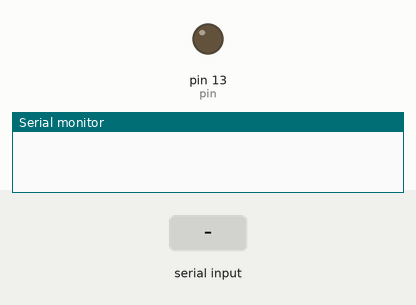
A sketch run on a simulated Arduino Uno, built with avr-gcc and run on an emulated ATmega328P. Shown: output pins drawn as LEDs (lit = HIGH), the last lines printed to the serial monitor. Inputs (shaded band) come from the test bench.

Above: at 1.2 s.
1.3 s: "a" received over Serial
At 4.3 s:
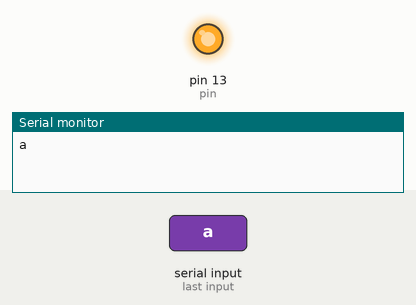
Timing chart, 0 to 6.0 s (numbered marks = the images above; inputs shaded):
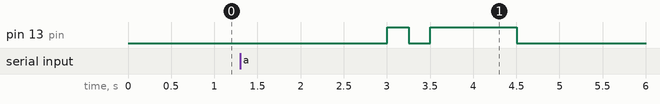

Measured:
- after the input at 1.3 s, pin 13 (pin): LOW → HIGH after 1.7 s, → LOW 0.25 s later, → HIGH 0.25 s later, → LOW 1.0 s later

The sketch:

sketch_jul05a.ino
```cpp
int pin = 13;

void setup()
{
Serial.begin(9600);
pinMode(pin, OUTPUT);
}


void loop()
{
  char str[10]="";
  int n=0,i=0;

  while (Serial.available() > 0){

  str[n]=Serial.read();
  delay(2);
  n++;
  Serial.println(str);
  }


 for(i=0;i<3;i++)
   {

    switch(str[i])
      {
        case 97:{dot();dash();break;}//a
        case 98:{dash();dot();dot();dot();break;}//b
        case 99:{dash();dot();dash();dot();break;}//c
        case 100:{dash();dot();dot();break;}//d
        case 101:{dot();break;}//e
        case 102:{dot();dot();dash();dot();break;}//f
        case 103:{dash();dash();dot();break;}//g
        case 104:{dot();dot();dot();dot();break;}//h
        case 105:{dot();dot();break;}//i
        case 106:{dot();dash();dash();dash();break;}//j
        case 107:{dash();dot();dash();break;}//k
        case 108:{dot();dash();dot();dot();break;}//l
        case 109:{dash();dash();break;}//m
        case 110:{dash();dot();break;}//n
        case 111:{dash();dash();dash();break;}//o
        case 112:{dot();dash();dash();dot();break;}//p
        case 113:{dash();dash();dot();dash();break;}//q
        case 114:{dot();dash();dot();break;}//r
        case 115:{dot();dot();dot();break;}//s
        case 116:{dash();break;}//t
        case 117:{dot();dot();dash();break;}//u
        case 118:{dot();dot();dot();dash();break;}
        case 119:{dot();dash();dash();break;}//w
        case 120:{dash();dot();dot();dash();break;}//x
        case 121:{dash();dot();dash();dash();break;}//y
        case 122:{dash();dash();dot();dot();break;}//z

        }
    }
    delay(3000);
}


void dot()
{
digitalWrite(pin, HIGH);
delay(250);
digitalWrite(pin, LOW);
delay(250);
}


void dash()
{
digitalWrite(pin, HIGH);
delay(1000);
digitalWrite(pin, LOW);
delay(250);
}
```

MORSE.h
```cpp
#ifndef _MORSE_H
#define _MORSE_H
class Morse
{
  public:
    Morse(int pin);
    void dot();
    void dash();
    void c_space();
    void w_space();
  private:
    int _pin;
    int _dottime;
};
#endif /*_MORSE_H*/
```

morse.cpp
```cpp
#include "Arduino.h"
#include "Morse.h"

Morse::Morse(int pin)
{
	pinMode(pin,OUTPUT);
	_pin=pin;
	_dottime=250;
}

void Morse::dot()
{
	digitalWrite(_pin,HIGH);
	delay(_dottime);
	digitalWrite(_pin,LOW);
	delay(_dottime);
}

void Morse::dash()
{
	digitalWrite(_pin,HIGH);
	delay(_dottime*4);
	digitalWrite(_pin,LOW);
	delay(_dottime);
}

void Morse::c_space()
{
	digitalWrite(_pin,LOW);
	delay(_dottime*3);
}

void Morse::w_space()
{
	digitalWrite(_pin,LOW);
	delay(_dottime*7);
}
```
